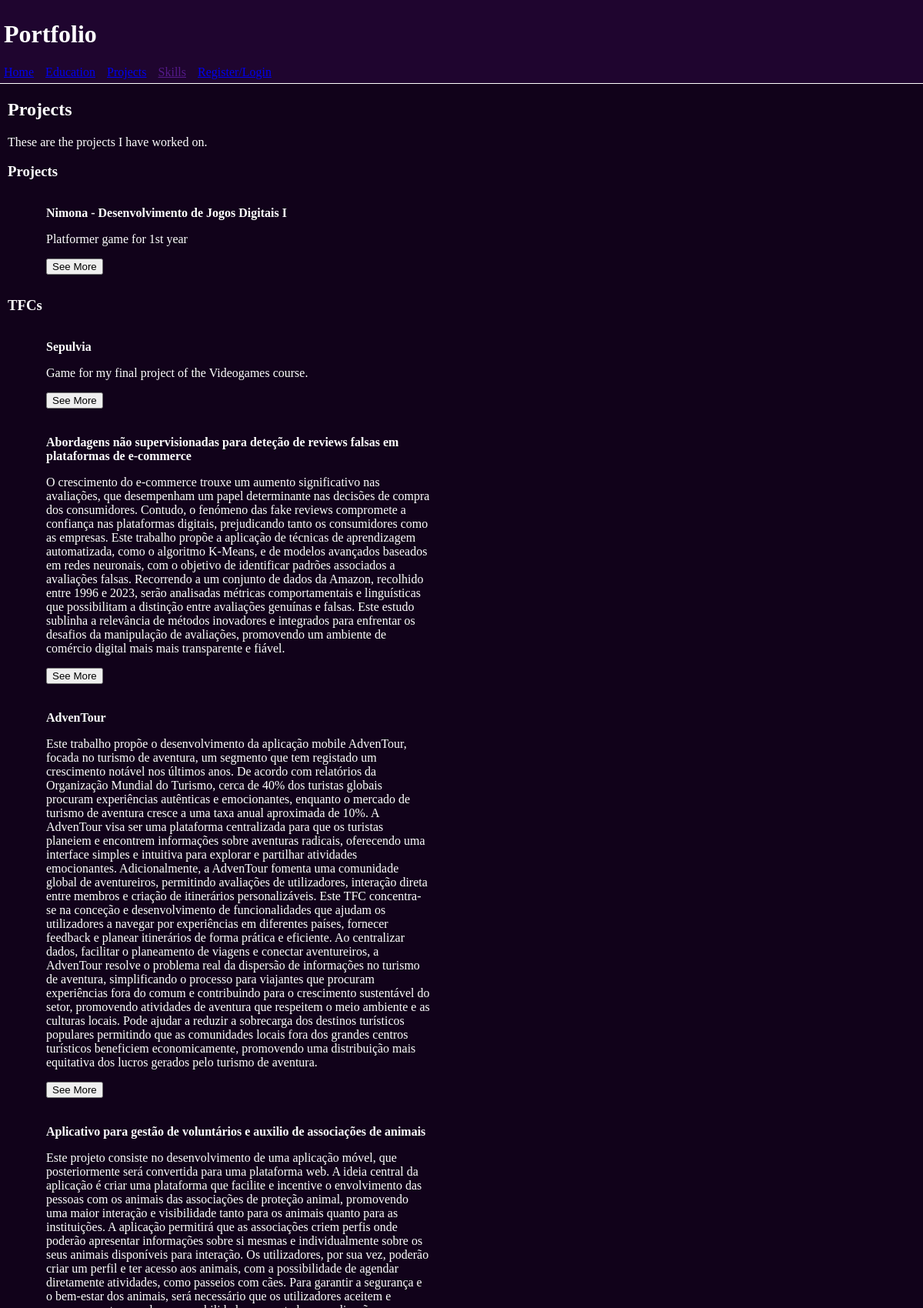
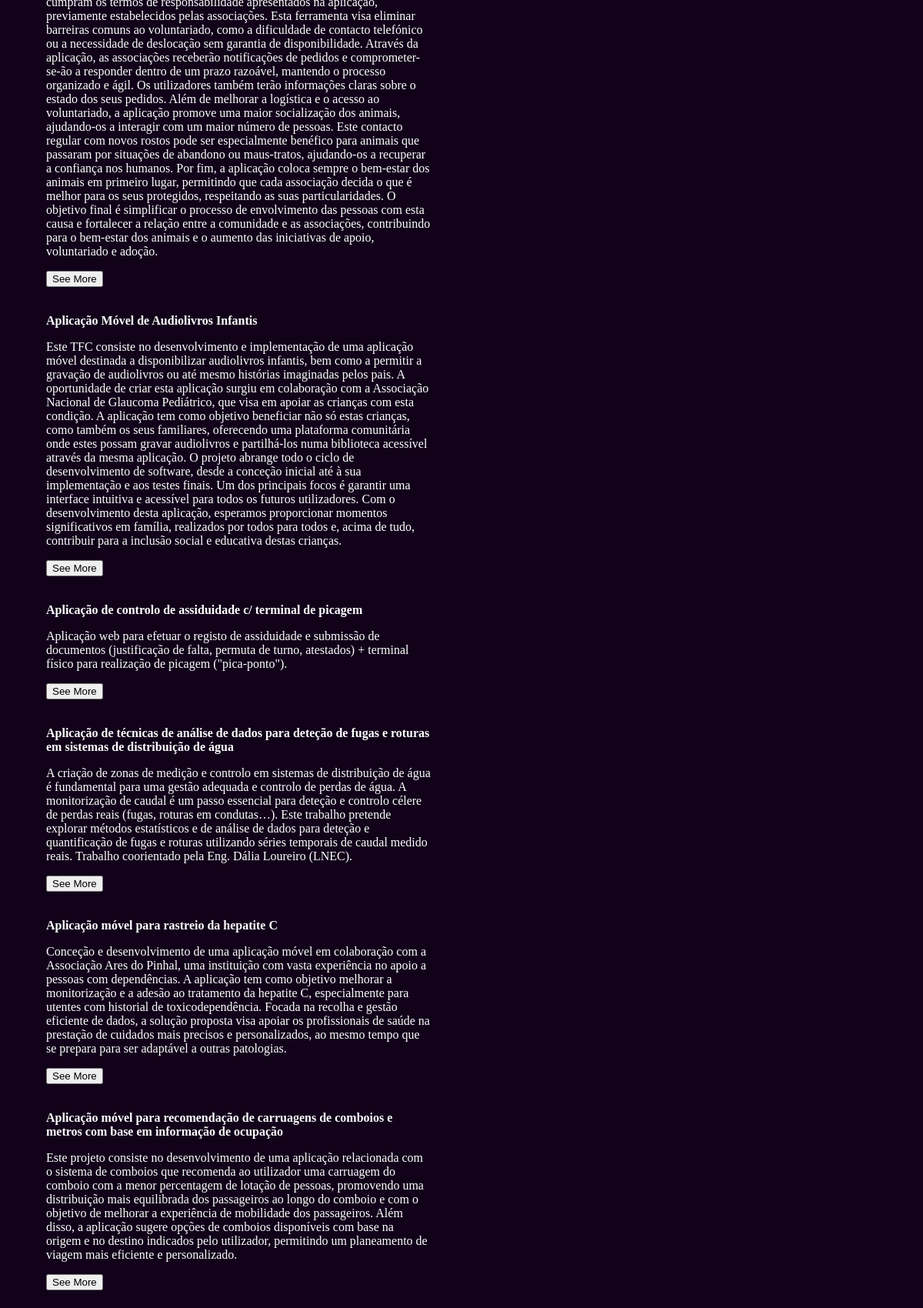
/portfolio/projects/ (upper part), run on the app's committed database (2 pictures, top to bottom).
### portefolio/models.py (models this page shows)
class Project(models.Model):
    name = models.CharField(max_length=100)
    description = models.TextField()
    uc = models.ForeignKey(UC, on_delete=models.CASCADE, related_name='projects')
    applied_concepts = models.TextField()
    technologies = models.ManyToManyField(Technology, related_name='projects')
    link = models.URLField(blank=True, null=True)
    image = models.ImageField(upload_to='project_images/', blank=True, null=True)
    video = models.URLField(blank=True, null=True)
    repository = models.URLField(blank=True, null=True)
    def __str__(self):
        return self.name

class UC(models.Model):
    name = models.CharField(max_length=100)
    year = models.IntegerField(validators=[MinValueValidator(1), MaxValueValidator(5)], default=1)
    semester = models.IntegerField(validators=[MinValueValidator(1), MaxValueValidator(2)], default=1)
    description = models.TextField(default=' ')
    program = models.TextField(default=' ')
    objectives = models.TextField(default=' ')
    teachers = models.ManyToManyField(Teacher, related_name='ucs', blank=True)
    technologies = models.ManyToManyField(Technology, related_name='ucs', blank=True)
    course = models.ForeignKey(Course, on_delete=models.CASCADE, related_name='ucs')
    image = models.ImageField(upload_to='uc_images/', blank=True, null=True)
    def __str__(self):
        return self.name

class TFC(models.Model):
    name = models.CharField(max_length=100)
    description = models.TextField()
    year = models.IntegerField(validators=[MinValueValidator(2020), MaxValueValidator(2030)])
    supervisors = models.ManyToManyField(Teacher, related_name='tfcs')
    courses = models.ManyToManyField(Course, related_name='tfcs')
    link = models.URLField(blank=True, null=True)
    image = models.URLField(blank=True, null=True)
    pdf = models.URLField(blank=True, null=True)
    technologies = models.ManyToManyField(Technology, related_name='tfcs')
    rating = models.IntegerField(validators=[MinValueValidator(0), MaxValueValidator(10)], default=0)
    def __str__(self):
        return self.name

### portefolio/views.py (the view)
# urls.py: path('projects/', views.projects_view, name='projects'),
def projects_view(request):
    context = {
        'projects': Project.objects.all(),
        'TFCs': TFC.objects.all(),
        'gestor': request.user.groups.filter(name='gestor_portefolio').exists(),
    }
    return render(request, 'portfolio/projects.html', context)

### portefolio/templates/portfolio/projects.html (shortened to what this page needs)
{% extends 'portfolio/layout.html' %}
{% block content %}
<h2>Projects</h2>
    <p>
        These are the projects I have worked on.
    </p>
    <h3>Projects</h3>
    <ul>
        {% for project in projects %}
            <li>
                <h4>{{ project }} - {{ project.uc }}</h4>
                <p>{{ project.description }}</p>
                <a href="#">
                    <button>See More</button>
                </a>
            </li>
        {% endfor %}
    </ul>
    <h3>TFCs</h3>
    <ul>
        {% for tfc in TFCs %}
            <li>
                <h4>{{ tfc }}</h4>
                <p>{{ tfc.description }}</p>
                <a href="#">
                    <button>See More</button>
                </a>
            </li>
        {% endfor %}
    </ul>
{% endblock %}

### portefolio/templates/portfolio/layout.html (style rules this page uses)
body { background: rgb(17, 2, 26); color: white; margin: 0px; }
main li { list-style: none; padding: 10px; width: 500px; margin-bottom: 10px; }

### portefolio/templates/portfolio/projects.html (style rules this page uses)
li h4 { margin: 5 0 5 0; }

### data on the page
Project: name "Nimona", uc "Desenvolvimento de Jogos Digitais I", description "Platformer game for 1st year"
TFC: name "Sepulvia", description "Game for my final project of the Videogames course."
TFC: name "Abordagens não supervisionadas para deteção de reviews falsas em plataformas de e-commerce", description "O crescimento do e-commerce trouxe um aumento significativo nas avaliações, que desempenham um papel determinante nas decisões de compra dos consumidores. Contudo, o fenómeno das fake reviews compromete a confiança nas plataformas digitais, prejudicando tanto os consumidores como as empresas. Este trabalho propõe a aplicação de técnicas de aprendizagem automatizada, como o algoritmo K-Means, e de modelos avançados baseados em redes neuronais, com o objetivo de identificar padrões associados a avaliações falsas. Recorrendo a um conjunto de dados da Amazon, recolhido entre 1996 e 2023, serão analisadas métricas comportamentais e linguísticas que possibilitam a distinção entre avaliações…"
TFC: name "AdvenTour", description "Este trabalho propõe o desenvolvimento da aplicação mobile AdvenTour, focada no turismo de aventura, um segmento que tem registado um crescimento notável nos últimos anos. De acordo com relatórios da Organização Mundial do Turismo, cerca de 40% dos turistas globais procuram experiências autênticas e emocionantes, enquanto o mercado de turismo de aventura cresce a uma taxa anual aproximada de 10%. A AdvenTour visa ser uma plataforma centralizada para que os turistas planeiem e encontrem informações sobre aventuras radicais, oferecendo uma interface simples e intuitiva para explorar e partilhar atividades emocionantes. Adicionalmente, a AdvenTour fomenta uma comunidade global de aventureiros,…"
TFC: name "Aplicativo para gestão de voluntários e auxilio de associações de animais", description "Este projeto consiste no desenvolvimento de uma aplicação móvel, que posteriormente será convertida para uma plataforma web. A ideia central da aplicação é criar uma plataforma que facilite e incentive o envolvimento das pessoas com os animais das associações de proteção animal, promovendo uma maior interação e visibilidade tanto para os animais quanto para as instituições. A aplicação permitirá que as associações criem perfis onde poderão apresentar informações sobre si mesmas e individualmente sobre os seus animais disponíveis para interação. Os utilizadores, por sua vez, poderão criar um perfil e ter acesso aos animais, com a possibilidade de agendar diretamente atividades, como passeios…"
TFC: name "Aplicação Móvel de Audiolivros Infantis", description "Este TFC consiste no desenvolvimento e implementação de uma aplicação móvel destinada a disponibilizar audiolivros infantis, bem como a permitir a gravação de audiolivros ou até mesmo histórias imaginadas pelos pais. A oportunidade de criar esta aplicação surgiu em colaboração com a Associação Nacional de Glaucoma Pediátrico, que visa em apoiar as crianças com esta condição. A aplicação tem como objetivo beneficiar não só estas crianças, como também os seus familiares, oferecendo uma plataforma comunitária onde estes possam gravar audiolivros e partilhá-los numa biblioteca acessível através da mesma aplicação. O projeto abrange todo o ciclo de desenvolvimento de software, desde a conceção…"
TFC: name "Aplicação de controlo de assiduidade c/ terminal de picagem", description "Aplicação web para efetuar o registo de assiduidade e submissão de documentos (justificação de falta, permuta de turno, atestados) + terminal físico para realização de picagem (\"pica-ponto\")."
TFC: name "Aplicação de técnicas de análise de dados para deteção de fugas e roturas em sistemas de distribuição de água", description "A criação de zonas de medição e controlo em sistemas de distribuição de água é fundamental para uma gestão adequada e controlo de perdas de água. A monitorização de caudal é um passo essencial para deteção e controlo célere de perdas reais (fugas, roturas em condutas…). Este trabalho pretende explorar métodos estatísticos e de análise de dados para deteção e quantificação de fugas e roturas utilizando séries temporais de caudal medido reais. Trabalho coorientado pela Eng. Dália Loureiro (LNEC)."
TFC: name "Aplicação móvel para rastreio da hepatite C", description "Conceção e desenvolvimento de uma aplicação móvel em colaboração com a Associação Ares do Pinhal, uma instituição com vasta experiência no apoio a pessoas com dependências. A aplicação tem como objetivo melhorar a monitorização e a adesão ao tratamento da hepatite C, especialmente para utentes com historial de toxicodependência. Focada na recolha e gestão eficiente de dados, a solução proposta visa apoiar os profissionais de saúde na prestação de cuidados mais precisos e personalizados, ao mesmo tempo que se prepara para ser adaptável a outras patologias."
TFC: name "Aplicação móvel para recomendação de carruagens de comboios e metros com base em informação de ocupação", description "Este projeto consiste no desenvolvimento de uma aplicação relacionada com o sistema de comboios que recomenda ao utilizador uma carruagem do comboio com a menor percentagem de lotação de pessoas, promovendo uma distribuição mais equilibrada dos passageiros ao longo do comboio e com o objetivo de melhorar a experiência de mobilidade dos passageiros. Além disso, a aplicação sugere opções de comboios disponíveis com base na origem e no destino indicados pelo utilizador, permitindo um planeamento de viagem mais eficiente e personalizado."
